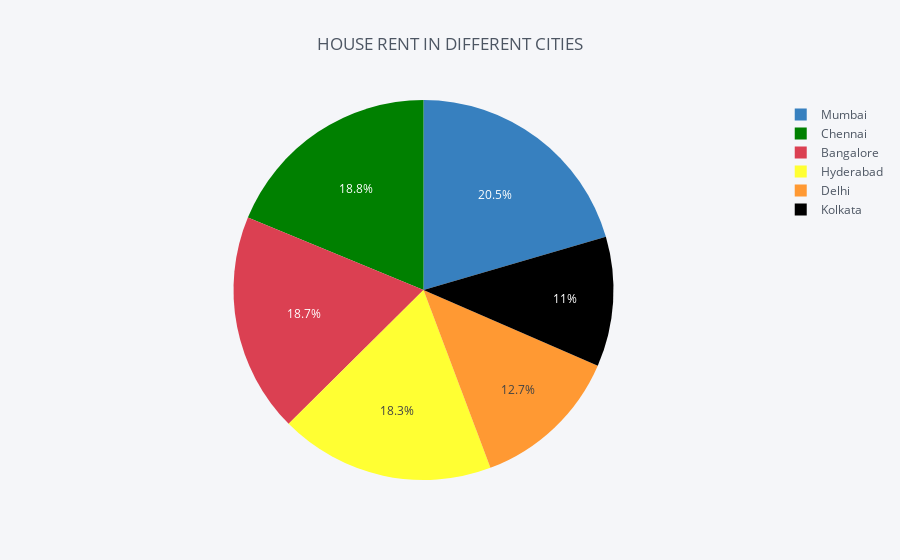

Notebook code for this chart:
### Code cell
city_count = all_data['City'].value_counts()
df_city = pd.DataFrame({'labels': city_count.index,'values': city_count.values})

colors = ['blue','green','red','yellow','orange','black']
df_city.iplot(kind='pie',labels='labels',values='values', title='HOUSE RENT IN DIFFERENT CITIES', colors = colors)

### Figure 1 — Plotly figure (JSON) as saved in the notebook; plotly's stock layout.template omitted (floating-point values rounded to 4 significant figures)
{"data": [{"labels": ["Mumbai", "Chennai", "Bangalore", "Hyderabad", "Delhi", "Kolkata"], "marker": {"colors": ["rgba(55, 128, 191, 1.0)", "rgba(0, 128, 0, 1.0)", "rgba(219, 64, 82, 1.0)", "rgba(255, 255, 51, 1.0)", "rgba(255, 153, 51, 1.0)", "rgba(0, 0, 0, 1.0)"]}, "name": "", "type": "pie", "values": [972, 891, 886, 868, 605, 524]}], "layout": {"legend": {"bgcolor": "#F5F6F9", "font": {"color": "#4D5663"}}, "paper_bgcolor": "#F5F6F9", "plot_bgcolor": "#F5F6F9", "title": "HOUSE RENT IN DIFFERENT CITIES", "titlefont": {"color": "#4D5663"}}}
